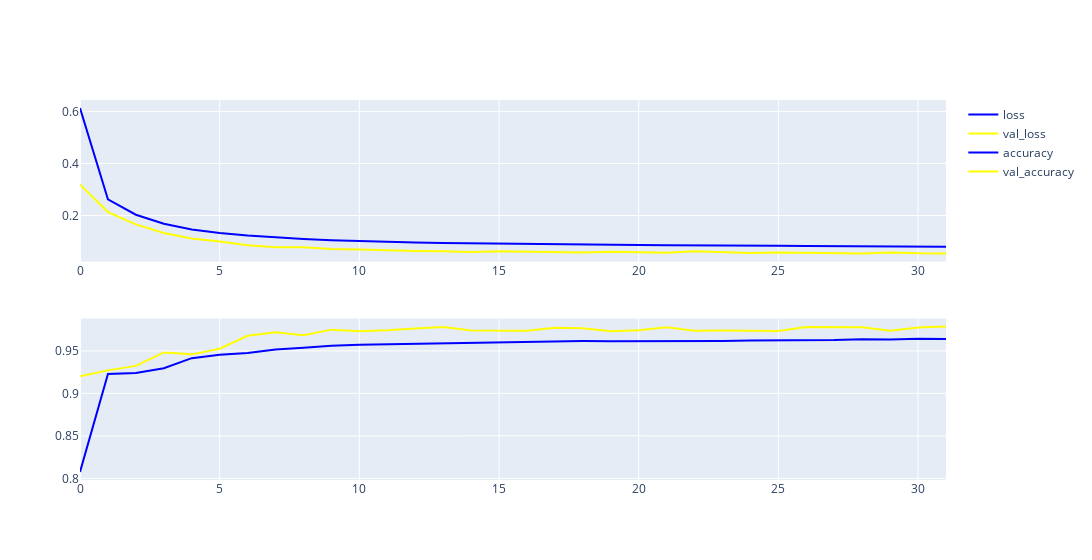

Notebook source saved alongside this figure:
### Code cell
print('Wykres danych z procesu uczenia modelu')
fig = make_subplots(rows=2, cols=1)
fig.add_trace(go.Scatter(y=metrics['loss'],line=dict(color='blue'), name='loss'), row=1, col=1)
fig.add_trace(go.Scatter(y=metrics['val_loss'],line=dict(color='yellow'), name='val_loss'), row=1, col=1)
fig.add_trace(go.Scatter(y=metrics['accuracy'],line=dict(color='blue'), name='accuracy'), row=2, col=1)
fig.add_trace(go.Scatter(y=metrics['val_accuracy'],line=dict(color='yellow'), name='val_accuracy'), row=2, col=1)
fig.update_layout(width=1200)

### Figure 1 — Plotly figure (JSON) as saved in the notebook; plotly's stock layout.template omitted (floating-point values rounded to 4 significant figures)
{"data": [{"line": {"color": "blue"}, "name": "loss", "type": "scatter", "xaxis": "x", "y": [0.6128, 0.2624, 0.203, 0.1685, 0.1466, 0.1329, 0.1235, 0.1161, 0.1098, 0.105, 0.1014, 0.09907, 0.09629, 0.09462, 0.0931, 0.09194, 0.09023, 0.08927, 0.08814, 0.08738, 0.08686, 0.086, 0.08474, 0.08461, 0.08387, 0.08346, 0.08268, 0.08242, 0.08124, 0.08137, 0.08077, 0.08031], "yaxis": "y"}, {"line": {"color": "yellow"}, "name": "val_loss", "type": "scatter", "xaxis": "x", "y": [0.3188, 0.2133, 0.1658, 0.1328, 0.1117, 0.1004, 0.08606, 0.07794, 0.07841, 0.07178, 0.06938, 0.0651, 0.06355, 0.06253, 0.06013, 0.06266, 0.06068, 0.05863, 0.05763, 0.06045, 0.05785, 0.05679, 0.06279, 0.05822, 0.05625, 0.05777, 0.05684, 0.05576, 0.05446, 0.05828, 0.05458, 0.05434], "yaxis": "y"}, {"line": {"color": "blue"}, "name": "accuracy", "type": "scatter", "xaxis": "x2", "y": [0.8075, 0.923, 0.924, 0.9297, 0.9415, 0.9455, 0.9475, 0.9517, 0.9536, 0.9561, 0.9574, 0.9579, 0.9588, 0.9593, 0.9603, 0.9608, 0.9611, 0.9613, 0.9616, 0.9615, 0.9615, 0.9616, 0.9616, 0.9617, 0.9623, 0.9625, 0.9632, 0.9628, 0.9639, 0.9634, 0.9644, 0.964], "yaxis": "y2"}, {"line": {"color": "yellow"}, "name": "val_accuracy", "type": "scatter", "xaxis": "x2", "y": [0.9202, 0.9271, 0.9324, 0.9482, 0.946, 0.9526, 0.9678, 0.972, 0.9684, 0.9751, 0.9731, 0.9742, 0.9764, 0.9781, 0.9739, 0.9734, 0.9737, 0.9773, 0.9767, 0.9731, 0.9742, 0.9778, 0.9737, 0.9739, 0.9737, 0.9734, 0.9781, 0.9778, 0.9778, 0.9737, 0.9775, 0.9787], "yaxis": "y2"}], "layout": {"width": 1200, "xaxis": {"anchor": "y", "domain": [0, 1]}, "xaxis2": {"anchor": "y2", "domain": [0, 1]}, "yaxis": {"anchor": "x", "domain": [0.575, 1]}, "yaxis2": {"anchor": "x2", "domain": [0, 0.425]}}}
